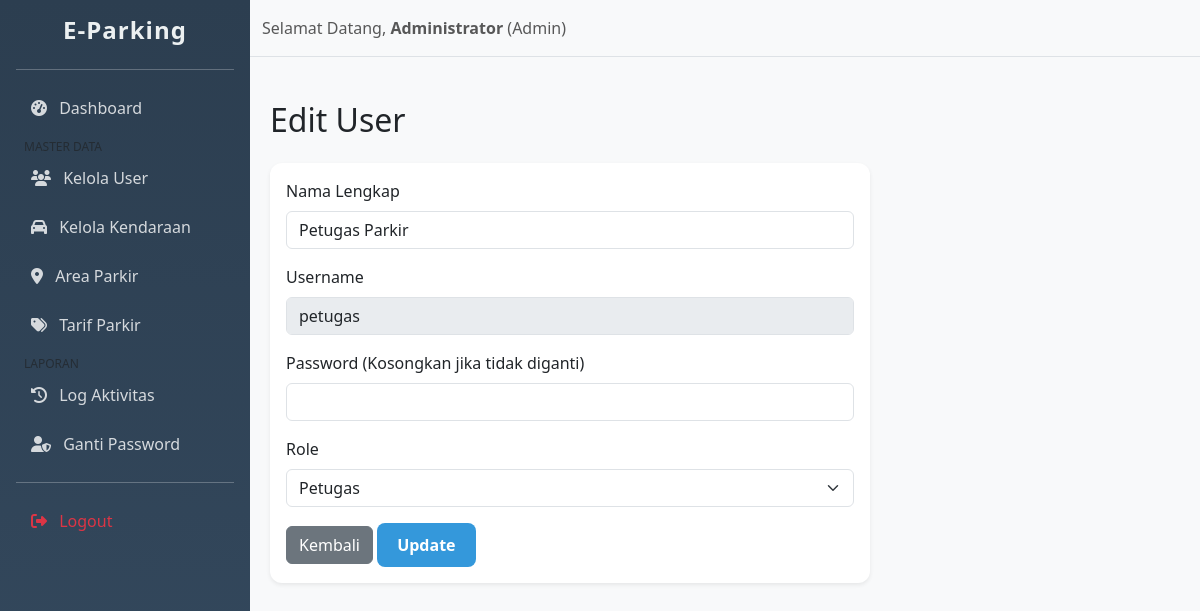
The page /pages/admin/user_edit.php?id=2 (signed in) on the database its author committed.
### tables this page shows
CREATE TABLE `tabel_users` (
  `id_user` int(11) NOT NULL AUTO_INCREMENT,
  `nama_user` varchar(100) NOT NULL,
  `username` varchar(50) NOT NULL,
  `password` varchar(255) NOT NULL,
  `role` enum('admin','petugas','owner') NOT NULL,
  `created_at` timestamp NOT NULL DEFAULT current_timestamp(),
  PRIMARY KEY (`id_user`),
  UNIQUE KEY `username` (`username`)
);

### pages/admin/user_edit.php (the view, shortened to what this page needs)
<?php
include '../../config/database.php';
$id = $_GET['id'];
$data = mysqli_fetch_assoc(mysqli_query($conn, "SELECT * FROM tabel_users WHERE id_user = '$id'"));
include '../../includes/header.php';
include '../../includes/sidebar.php';
?>
<div class="flex-grow-1 bg-light">
    <?php include '../../includes/navbar.php'; ?>
    <div class="content">
        <h2 class="mb-4">Edit User</h2>
        <div class="card border-0 shadow-sm" style="max-width: 600px;">
            <div class="card-body">
                <form action="" method="POST">
                    <div class="mb-3">
                        <label class="form-label">Nama Lengkap</label>
                        <input type="text" name="nama" class="form-control" value="<?= $data['nama_user'] ?>" required>
                    </div>
                    <div class="mb-3">
                        <label class="form-label">Username</label>
                        <input type="text" class="form-control" value="<?= $data['username'] ?>" disabled>
                    </div>
                    <div class="mb-3">
                        <label class="form-label">Password (Kosongkan jika tidak diganti)</label>
                        <input type="password" name="password" class="form-control">
                    </div>
                    <div class="mb-3">
                        <label class="form-label">Role</label>
                        <select name="role" class="form-select" required>
                            <option value="petugas" <?= $data['role'] == 'petugas' ? 'selected' : '' ?>>Petugas</option>
                        </select>
                    </div>
                    <a href="user_read.php" class="btn btn-secondary">Kembali</a>
                    <button type="submit" name="update" class="btn btn-primary">Update</button>
                </form>
            </div>
        </div>
    </div>
</div>
<?php include '../../includes/footer.php'; ?>

### assets/style.css (style rules this page uses)
body { background-color: #f0f2f5; font-family: 'Segoe UI', Roboto, Helvetica, Arial, sans-serif; }
.content { padding: 30px; }
.card { border-radius: 12px; transition: transform 0.3s ease, box-shadow 0.3s ease; }
.btn-primary { background-color: #3498db; border: none; padding: 10px 20px; border-radius: 8px; font-weight: 600; }

### includes/header.php (style rules this page uses)
.content { padding: 20px; }

### rows shown on the page
tabel_users: nama "Petugas Parkir", username "petugas", role "Petugas"

### other values the page prints
$_SESSION['nama_user'] "Administrator"
$_SESSION['role'] "Admin"
